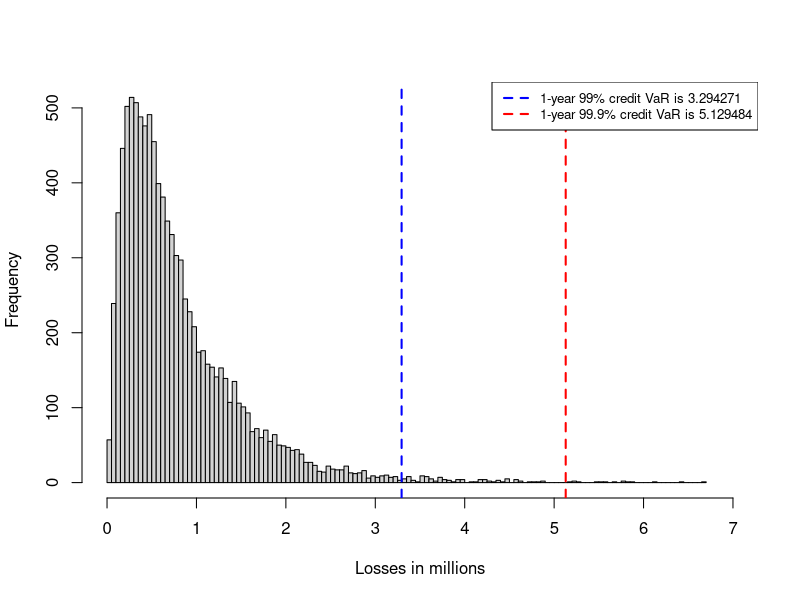
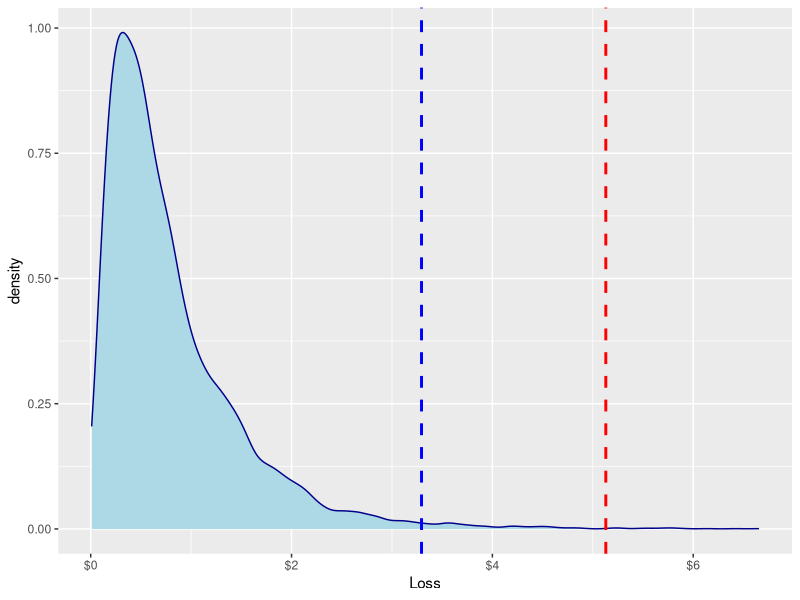

The R source for these figures, in order:
## ---- chunk 1
library(ggplot2)
## ---- chunk 2
CVaR <- function(exp, pd, r, c, l) {
v <- pnorm((qnorm(pd) + (c^0.5) * qnorm(l)) / (1 - c)^0.5)
VaR <- exp * v * (1 - r)
}
## ---- chunk 3
CVaR.999 <- CVaR(100, 0.02, 0.6, 0.1, 0.999)
CVaR.99 <- CVaR(100, 0.02, 0.6, 0.1, 0.99)
CVaR.999
CVaR.99
## ---- chunk 4
set.seed(13)
l <- runif(10000, 0, 1)
Loss <- CVaR(100, 0.02, 0.6, 0.1, l)
sim.var999 <- sort(Loss)[10000 * 0.999]
sim.var99 <- sort(Loss)[10000 * 0.99]
## ---- chunk 5
hist(Loss, 100, xlim = c(0, 7), xlab = "Losses in millions", main = NULL)
abline(v = CVaR.999, lty = 2, col = "red", lwd = 2)
abline(v = CVaR.99, lty = 2, col = "blue", lwd = 2)
legend("topright", legend = c("1-year 99% credit VaR is 3.294271", 
         "1-year 99.9% credit VaR is 5.129484"),
col = c("blue", "red"), lwd = 2, lty = 2, bg = "white", cex = 0.8)
## ---- chunk 6
dat <- data.frame(Loss, l)
ggplot(dat, aes(x = Loss, fill = "Losses in millions")) + 
  geom_density(color = "darkblue", fill = "lightblue") +
  geom_vline(aes(xintercept = CVaR.999), 
             color = "red", linetype = "dashed", size = 1) +
  geom_vline(aes(xintercept = CVaR.99 ),   
             color = "blue", linetype = "dashed", size = 1) +
  scale_x_continuous(labels = scales::dollar)
